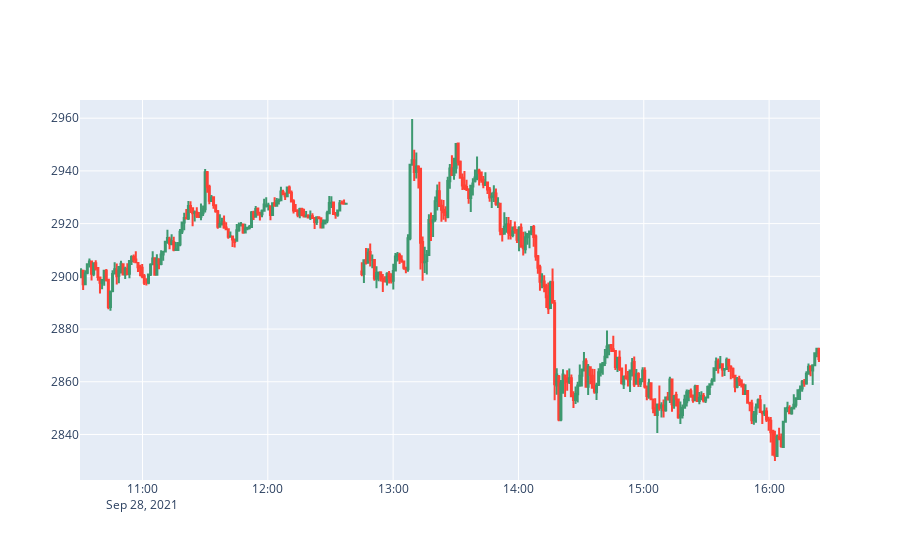

Notebook code for this chart:
### Code cell
df["Timestamp"] = df["Timestamp"].apply(lambda row: pd.to_datetime(row,unit='ms'))

def draw(df):
    fig = go.Figure(data=[go.Candlestick(x=df['Timestamp'],
                open=df['Open'],
                high=df['High'],
                low=df['Low'],
                close=df['Close'])])

    fig.update_layout(xaxis_rangeslider_visible=False)
    fig.show()
draw(df)

### Figure 1 — Plotly figure (JSON) as saved in the notebook; plotly's stock layout.template omitted (floating-point values rounded to 4 significant figures; data arrays with more than 128 entries replaced by an {"elided": "..."} marker saying what was removed)
{"data": [{"close": {"elided": "346 float values"}, "high": {"elided": "346 float values"}, "low": {"elided": "346 float values"}, "open": {"elided": "346 float values"}, "type": "candlestick", "x": {"elided": "346 str values"}}], "layout": {"xaxis": {"rangeslider": {"visible": false}}}}
